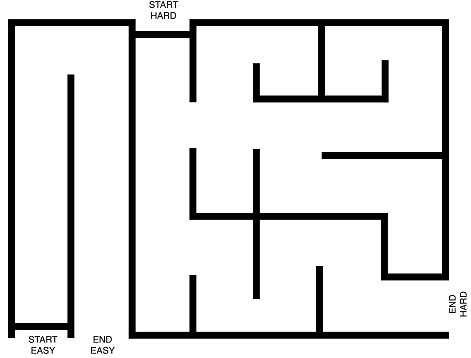
#> input picture Task 1/maze_modified.png, 471 x 358 px
$ python 'Step 5 RRT.py'
#> lines starting #> are read from the running program, lines starting #| are printed output that depends on the picture; after the words box and inside, x2 and y2 are one past the last pixel; in counts of white or black regions, pixels touching at a corner belong together
import cv2
import numpy as np
import random

maze=cv2.imread("maze_modified.png")
#> maze is the input picture: shape (358, 471, 3); min 0, max 255, mean 222.1
cv2.imshow('maze',maze)
cv2.waitKey(100)
map=maze.copy()

global max_dist
max_dist=15


BLACK = [0, 0, 0]
WHITE = [255, 255, 255]
RED = [0, 0, 255]
GREEN = [0, 255, 0]
CYAN = [255, 255, 0]
BLUE = [255, 0, 0]
YELLOW = [0, 255, 255]


def calcDist(point, current):
    return ((point[0] - current[0]) ** 2 + (point[1] - current[1]) ** 2) ** (1 / 2)

def point_on_line_at_dist(p1,p2):
    Xn=0
    if p2[1] - p1[1] != 0:
        slope = ((p2[0] - p1[0]) / (p2[1] - p1[1]))
        if slope <= 1 and slope >= -1:
            if p2[1] - p1[1] > 0:
                f = 1
            else:
                f = -1
            for x in range(p1[1], p2[1]+f, f):
                y = int(((p2[0] - p1[0]) / (p2[1] - p1[1])) * (x - p1[1]) + p1[0])
                if (maze[y, x] == [0,0,0]).all():
                    return 0
                if calcDist([y,x],p1)>max_dist:
                    Xn=[y,x]
                    return Xn


        else:
            if p2[0] - p1[0] > 0:
                f = 1
            else:
                f = -1
            for y in range(p1[0], p2[0]+f, f):
                x = int(1 / ((p2[0] - p1[0]) / (p2[1] - p1[1])) * (y - p1[0]) + p1[1])
                if (maze[y, x] == [0,0,0]).all():
                    return 0
                if calcDist([y, x], p1) > max_dist:
                    Xn = [y, x]
                    return Xn

    elif p2[0] - p1[0] > 0:
        for y in range(p1[0], p2[0]+1):
            if (maze[y, p2[1]] == [0, 0, 0]).all():
                return 0
            if calcDist([y, p2[1]], p1) > max_dist:
                Xn = [y, p2[1]]
                return Xn

    elif p2[0] - p1[0] < 0:
        for y in range(p1[0], p2[0]-1, -1):
            if (maze[y, p2[1]] == [0, 0, 0]).all():
                return 0
            if calcDist([y, p2[1]], p1) > max_dist:
                Xn = [y, p2[1]]
                return Xn
    if calcDist(p2,p1)<=10:
        Xn=p2
    return Xn


def display_Path(map_path, start, end, node, parent):

    for i in range(len(node)):
        point=node[i]
        parent_point=parent[i]
        if point==start:
            cv2.circle(map_path, (start[1], start[0]), 4, RED, -1)
            continue
        map_path = cv2.line(map, (point[1],point[0]), (parent_point[1],parent_point[0]),[0,0,0], 1)
        cv2.circle(map_path, (point[1], point[0]), 3, BLUE, -1)
        cv2.imshow('map_path',map_path)
        cv2.imshow('maze', maze)
        cv2.circle(map_path, (end[1], end[0]), 30, GREEN, 2)
        cv2.circle(map_path, (start[1], start[0]), 4, RED, -1)

    cv2.waitKey(1)
def display_final_path(map_final_path,node,parent,Xn, start):
    while (Xn!=start):
        i=node.index(Xn)
        Xc=parent[i]
        map_final_path= cv2.line(map, (Xn[1],Xn[0]), (Xc[1],Xc[0]), [255,0,255], 2)
        cv2.imshow('map_final_path', map_final_path)
        Xn=Xc


def RRT(map, start, end):
#> called with start = (320, 40), end = (320, 107)
    img = map.copy()
    h, w, t = img.shape
#> h = 358; w = 471; t = 3
    img_gray = cv2.cvtColor(img, cv2.COLOR_BGR2GRAY)

    parent=[None]
    node=[start]

    iter=0
    while True:
        if iter>100000:
            print('iteration limit reached')
            break
        Xr=[random.randint(0,h-1), random.randint(0,w-1)]
#> Xr = [197, 388]
        if (map[Xr[0],Xr[1]]!=WHITE).all():
            continue
        min_dist=np.inf
        for point in node:
            dist=calcDist(point,Xr)
            if dist<min_dist:
                min_dist=dist
                Xc=point
#> after the loop, Xc = (320, 40); min_dist = 369.1


        if min_dist>max_dist:
            Xn=point_on_line_at_dist(Xc,Xr)
#> Xn = [314, 55]
        else:
            #continue
            Xn=point_on_line_at_dist(Xc,Xr)

        if Xn == 0:
            continue


        node.append(Xn)
        parent.append(Xc)
        if calcDist(end,Xn)<30:
            print('Done')
            display_Path(img, start, end, node, parent)
            display_final_path(img, node, parent, Xn, start)
            cv2.waitKey(1000)
            break

        display_Path(map,start,end,node, parent)
#> after the loop in display_Path, `for i in range(len(node)):`:
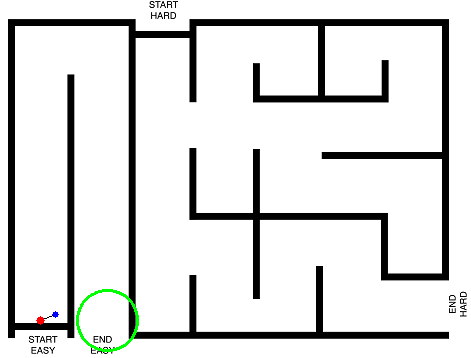
#> map: shape (358, 471, 3); 0.38% of pixels changed, all inside (x1, y1, x2, y2) = (36, 289, 139, 352)


        if cv2.waitKey(1)==ord('q'):
#> (key q is pressed here)
            break


start = (320,40)
end = (320,107)
RRT (map, start, end)

start = (48,164)
end = (307,432)
RRT (map, start, end)
#> call 2 of display_Path, with start = (48, 164), end = (307, 432)
#> after the loop in display_Path (call 2), `for i in range(len(node)):`:
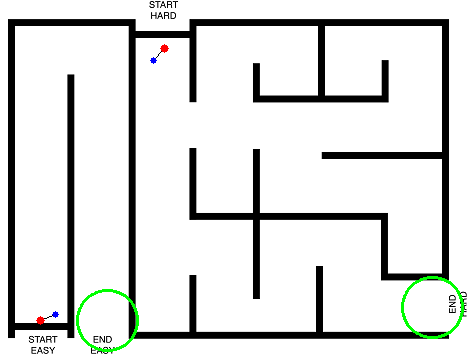
#> map: shape (358, 471, 3); 0.38% of pixels changed, all inside (x1, y1, x2, y2) = (150, 44, 464, 339)
#> (key Esc is pressed here)
#> map: shape (358, 471, 3); 0.06% of pixels changed, all inside (x1, y1, x2, y2) = (168, 51, 192, 90)

#cv2.imwrite("maze_RRT_solved_6.png", map)
cv2.waitKey(0)
